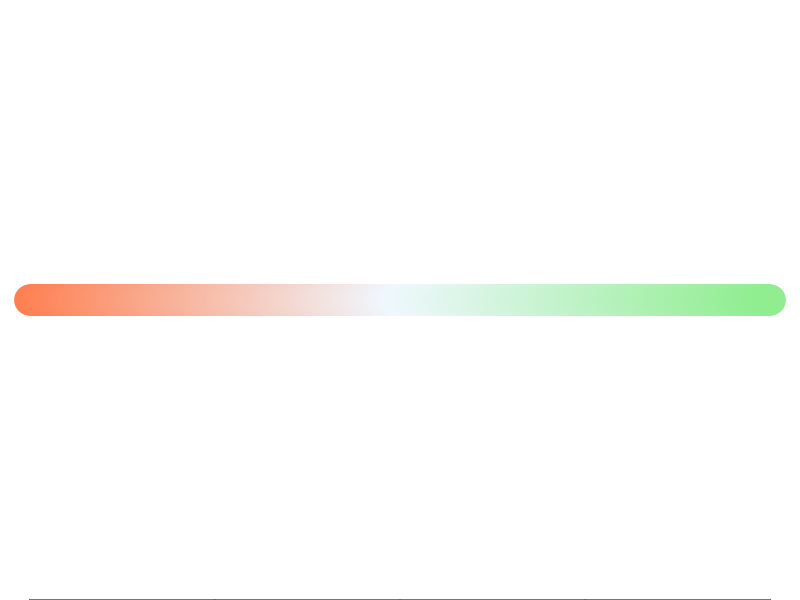

Write R code to recreate this figure. (Note: this script raises an error after producing the figure.)
# This is just an example: consider a case where n = 29 and d = 1330
library(data.table)
library(parallel)
library(Matrix)
library(matrixcalc)
library(mvtnorm)
library(pcaPP)

#### This part you can just run ####
# They are functions I used a while ago to generate a desired matrix

# The colorpalette
colfunc <- colorRampPalette(c("coral","aliceblue","lightgreen"))
par(mar = c(0,0,0,0))
plot(y = rep(0,1001), x = seq(-1,1,.002), col=colfunc(1001), pch=19, cex=4, xlim = c(-1, 1), ylim = c (-.005, .005), xlab = "", ylab = "", frame.plot = FALSE, yaxt = "n")

constructMatrix <- function(values,d.vec){
  k <- length(values)
  d <- sum(d.vec)
  first <- matrix(c(rep(values[1],d.vec[1]),rep(0,d-d.vec[1])),byrow=TRUE,ncol=d,nrow=d.vec[1])
  middle <- sapply(2:(k-1),function(j){matrix(c(rep(0,sum(d.vec[1:(j-1)])),rep(values[j],d.vec[j]),rep(0,sum(d.vec[(j+1):k]))),byrow=TRUE,ncol=d,nrow=d.vec[j])},simplify = FALSE)
  last <- matrix(c(rep(0,sum(d.vec[1:(k-1)])),rep(values[k],d.vec[k])),byrow=TRUE,ncol=d,nrow=d.vec[k])
  
  M <- rbind(first,do.call(rbind,middle),last)
  diag(M) <- 1
  M
}

addBlock <- function(Sig,d.e,i1,i2,par,needPD=TRUE,im=FALSE){
  Sig[d.e[2,i1]:d.e[3,i1],d.e[2,i2]:d.e[3,i2]] <- par
  Sig[d.e[2,i2]:d.e[3,i2],d.e[2,i1]:d.e[3,i1]] <- par
  if(is.positive.definite(Sig)==FALSE & needPD){
    print("not positive-definite")
    stop(call=FALSE)
  }else{
    if(im){
      image(t(Sig[d:1,]), axes=FALSE, zlim=c(-1,1), col=colfunc(100))
    }
    return(Sig)
  }
}
##################################################################

# Within-cluster sigmas
values <- c(.2,.35,.65,.7,.3,.45)
# size of clusters
d.vec <- c(200,200,200,200,200,330)
d.e <- rbind(values,cumsum(c(1,d.vec[-length(d.vec)])),cumsum(d.vec))
d <- sum(d.vec)

par(mar = c(0,0,0,0))

Sigma <- constructMatrix(values,d.vec)
#image(t(Sigma[d:1,]), axes=FALSE, zlim=c(-1,1), col=colfunc(50))

Sigma <- addBlock(Sigma,d.e,1,2,.1,needPD=TRUE)
Sigma <- addBlock(Sigma,d.e,1,3,.05,needPD=TRUE)
Sigma <- addBlock(Sigma,d.e,1,4,-.05,needPD=TRUE)
Sigma <- addBlock(Sigma,d.e,1,5,0,needPD=TRUE)
Sigma <- addBlock(Sigma,d.e,1,6,0,needPD=TRUE)
Sigma <- addBlock(Sigma,d.e,2,3,.2,needPD=TRUE)
Sigma <- addBlock(Sigma,d.e,2,4,0,needPD=TRUE)
Sigma <- addBlock(Sigma,d.e,2,5,0,needPD=TRUE)
Sigma <- addBlock(Sigma,d.e,2,6,0,needPD=TRUE)
Sigma <- addBlock(Sigma,d.e,3,4,.2,needPD=TRUE)
Sigma <- addBlock(Sigma,d.e,3,5,0,needPD=TRUE)
Sigma <- addBlock(Sigma,d.e,3,6,0,needPD=TRUE)
Sigma <- addBlock(Sigma,d.e,4,5,.1,needPD=TRUE)
Sigma <- addBlock(Sigma,d.e,4,6,.1,needPD=TRUE)
Sigma <- addBlock(Sigma,d.e,5,6,.2,needPD=TRUE)
# Note that I should not create the whole matrix, but instead only the necessary columns (there are just 3)
# I will improve that shortly

# Bijective relation between Tau and Sigma
Tau <- 2/pi*asin(Sigma)

# the data generated
n <- 29
X <- rmvnorm(n,rep(0,d),Sigma)

saveRDS(Tau,"application-1330/Tau_toy")
saveRDS(X,"application-1330/X_toy")
